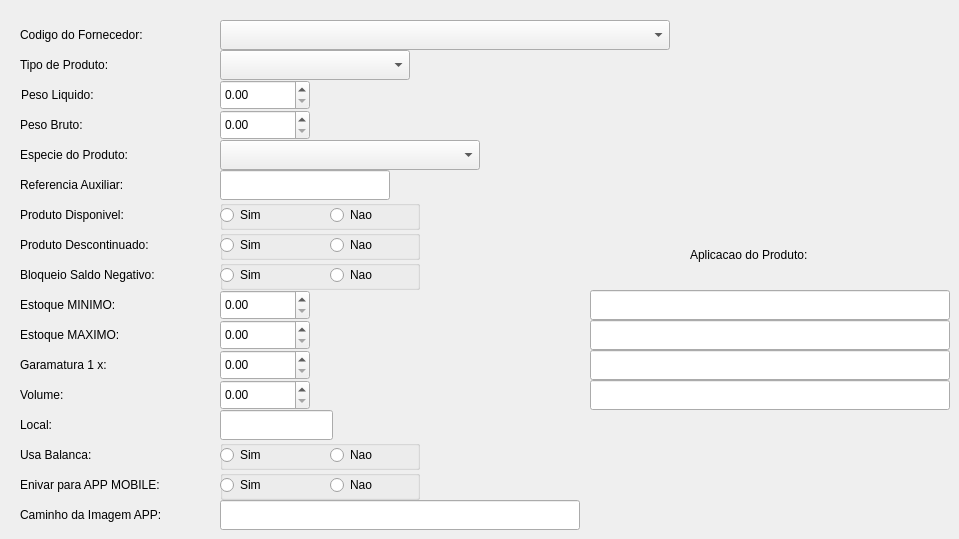
    <widget class="QWidget" name="tab_4">
     <attribute name="title">
      <string>Outras Informacoes</string>
     </attribute>
     <widget class="QLabel" name="label_18">
      <property name="geometry">
       <rect>
        <x>20</x>
        <y>140</y>
        <width>190</width>
        <height>30</height>
       </rect>
      </property>
      <property name="styleSheet">
       <string notr="true"/>
      </property>
      <property name="text">
       <string>Especie do Produto:</string>
      </property>
     </widget>
     <widget class="QLabel" name="label_19">
      <property name="geometry">
       <rect>
        <x>20</x>
        <y>170</y>
        <width>190</width>
        <height>30</height>
       </rect>
      </property>
      <property name="styleSheet">
       <string notr="true"/>
      </property>
      <property name="text">
       <string>Referencia Auxiliar:</string>
      </property>
     </widget>
     <widget class="QLabel" name="label_28">
      <property name="geometry">
       <rect>
        <x>20</x>
        <y>110</y>
        <width>190</width>
        <height>30</height>
       </rect>
      </property>
      <property name="styleSheet">
       <string notr="true"/>
      </property>
      <property name="text">
       <string>Peso Bruto:</string>
      </property>
     </widget>
     <widget class="QLabel" name="label_24">
      <property name="geometry">
       <rect>
        <x>20</x>
        <y>20</y>
        <width>190</width>
        <height>30</height>
       </rect>
      </property>
      <property name="styleSheet">
       <string notr="true"/>
      </property>
      <property name="text">
       <string>Codigo do Fornecedor:</string>
      </property>
     </widget>
     <widget class="QLabel" name="label_27">
      <property name="geometry">
       <rect>
        <x>21</x>
        <y>80</y>
        <width>190</width>
        <height>30</height>
       </rect>
      </property>
      <property name="styleSheet">
       <string notr="true"/>
      </property>
      <property name="text">
       <string>Peso Liquido:</string>
      </property>
     </widget>
     <widget class="QLabel" name="label_20">
      <property name="geometry">
       <rect>
        <x>20</x>
        <y>50</y>
        <width>190</width>
        <height>30</height>
       </rect>
      </property>
      <property name="styleSheet">
       <string notr="true"/>
      </property>
      <property name="text">
       <string>Tipo de Produto:</string>
      </property>
     </widget>
     <widget class="QLabel" name="label_35">
      <property name="geometry">
       <rect>
        <x>20</x>
        <y>470</y>
        <width>190</width>
        <height>30</height>
       </rect>
      </property>
      <property name="styleSheet">
       <string notr="true"/>
      </property>
      <property name="text">
       <string>Enivar para APP MOBILE:</string>
      </property>
     </widget>
     <widget class="QLabel" name="label_37">
      <property name="geometry">
       <rect>
        <x>20</x>
        <y>380</y>
        <width>190</width>
        <height>30</height>
       </rect>
      </property>
      <property name="styleSheet">
       <string notr="true"/>
      </property>
      <property name="text">
       <string>Volume:</string>
      </property>
     </widget>
     <widget class="QLabel" name="label_38">
      <property name="geometry">
       <rect>
        <x>20</x>
        <y>410</y>
        <width>190</width>
        <height>30</height>
       </rect>
      </property>
      <property name="styleSheet">
       <string notr="true"/>
      </property>
      <property name="text">
       <string>Local:</string>
      </property>
     </widget>
     <widget class="QLabel" name="label_34">
      <property name="geometry">
       <rect>
        <x>20</x>
        <y>230</y>
        <width>190</width>
        <height>30</height>
       </rect>
      </property>
      <property name="styleSheet">
       <string notr="true"/>
      </property>
      <property name="text">
       <string>Produto Descontinuado:</string>
      </property>
     </widget>
     <widget class="QLabel" name="label_33">
      <property name="geometry">
       <rect>
        <x>20</x>
        <y>200</y>
        <width>190</width>
        <height>30</height>
       </rect>
      </property>
      <property name="styleSheet">
       <string notr="true"/>
      </property>
      <property name="text">
       <string>Produto Disponivel:</string>
      </property>
     </widget>
     <widget class="QLabel" name="label_39">
      <property name="geometry">
       <rect>
        <x>20</x>
        <y>440</y>
        <width>190</width>
        <height>30</height>
       </rect>
      </property>
      <property name="styleSheet">
       <string notr="true"/>
      </property>
      <property name="text">
       <string>Usa Balanca:</string>
      </property>
     </widget>
     <widget class="QLabel" name="label_36">
      <property name="geometry">
       <rect>
        <x>20</x>
        <y>350</y>
        <width>190</width>
        <height>30</height>
       </rect>
      </property>
      <property name="styleSheet">
       <string notr="true"/>
      </property>
      <property name="text">
       <string>Garamatura 1 x:</string>
      </property>
     </widget>
     <widget class="QLabel" name="label_47">
      <property name="geometry">
       <rect>
        <x>690</x>
        <y>240</y>
        <width>170</width>
        <height>30</height>
       </rect>
      </property>
      <property name="styleSheet">
       <string notr="true"/>
      </property>
      <property name="text">
       <string>Aplicacao do Produto:</string>
      </property>
     </widget>
     <widget class="QLabel" name="label_48">
      <property name="geometry">
       <rect>
        <x>20</x>
        <y>500</y>
        <width>190</width>
        <height>30</height>
       </rect>
      </property>
      <property name="styleSheet">
       <string notr="true"/>
      </property>
      <property name="text">
       <string>Caminho da Imagem APP:</string>
      </property>
     </widget>
     <widget class="QLabel" name="label_32">
      <property name="geometry">
       <rect>
        <x>20</x>
        <y>320</y>
        <width>190</width>
        <height>30</height>
       </rect>
      </property>
      <property name="styleSheet">
       <string notr="true"/>
      </property>
      <property name="text">
       <string>Estoque MAXIMO:</string>
      </property>
     </widget>
     <widget class="QLabel" name="label_31">
      <property name="geometry">
       <rect>
        <x>20</x>
        <y>260</y>
        <width>190</width>
        <height>30</height>
       </rect>
      </property>
      <property name="styleSheet">
       <string notr="true"/>
      </property>
      <property name="text">
       <string>Bloqueio Saldo Negativo:</string>
      </property>
     </widget>
     <widget class="QLabel" name="label_30">
      <property name="geometry">
       <rect>
        <x>20</x>
        <y>290</y>
        <width>190</width>
        <height>30</height>
       </rect>
      </property>
      <property name="styleSheet">
       <string notr="true"/>
      </property>
      <property name="text">
       <string>Estoque MINIMO:</string>
      </property>
     </widget>
     <widget class="QComboBox" name="comboBox_2">
      <property name="geometry">
       <rect>
        <x>220</x>
        <y>20</y>
        <width>450</width>
        <height>30</height>
       </rect>
      </property>
      <property name="styleSheet">
       <string notr="true"/>
      </property>
     </widget>
     <widget class="QComboBox" name="comboBox_3">
      <property name="geometry">
       <rect>
        <x>220</x>
        <y>50</y>
        <width>190</width>
        <height>30</height>
       </rect>
      </property>
      <property name="styleSheet">
       <string notr="true"/>
      </property>
     </widget>
     <widget class="QComboBox" name="comboBox_6">
      <property name="geometry">
       <rect>
        <x>220</x>
        <y>140</y>
        <width>260</width>
        <height>30</height>
       </rect>
      </property>
      <property name="styleSheet">
       <string notr="true"/>
      </property>
     </widget>
     <widget class="QDoubleSpinBox" name="doubleSpinBox_8">
      <property name="geometry">
       <rect>
        <x>220</x>
        <y>80</y>
        <width>90</width>
        <height>30</height>
       </rect>
      </property>
     </widget>
     <widget class="QDoubleSpinBox" name="doubleSpinBox_9">
      <property name="geometry">
       <rect>
        <x>220</x>
        <y>110</y>
        <width>90</width>
        <height>30</height>
       </rect>
      </property>
     </widget>
     <widget class="QLineEdit" name="mref">
      <property name="geometry">
       <rect>
        <x>220</x>
        <y>170</y>
        <width>170</width>
        <height>30</height>
       </rect>
      </property>
     </widget>
     <widget class="QDoubleSpinBox" name="doubleSpinBox_10">
      <property name="geometry">
       <rect>
        <x>220</x>
        <y>290</y>
        <width>90</width>
        <height>30</height>
       </rect>
      </property>
     </widget>
     <widget class="QDoubleSpinBox" name="doubleSpinBox_11">
      <property name="geometry">
       <rect>
        <x>220</x>
        <y>320</y>
        <width>90</width>
        <height>30</height>
       </rect>
      </property>
      <property name="maximum">
       <double>999999.989999999990687</double>
      </property>
     </widget>
     <widget class="QDoubleSpinBox" name="doubleSpinBox_12">
      <property name="geometry">
       <rect>
        <x>220</x>
        <y>350</y>
        <width>90</width>
        <height>30</height>
       </rect>
      </property>
     </widget>
     <widget class="QDoubleSpinBox" name="doubleSpinBox_13">
      <property name="geometry">
       <rect>
        <x>220</x>
        <y>380</y>
        <width>90</width>
        <height>30</height>
       </rect>
      </property>
     </widget>
     <widget class="QLineEdit" name="mapp_imagem">
      <property name="geometry">
       <rect>
        <x>220</x>
        <y>500</y>
        <width>360</width>
        <height>30</height>
       </rect>
      </property>
      <property name="maxLength">
       <number>60</number>
      </property>
     </widget>
     <widget class="QLineEdit" name="maplic0">
      <property name="geometry">
       <rect>
        <x>590</x>
        <y>290</y>
        <width>360</width>
        <height>30</height>
       </rect>
      </property>
      <property name="maxLength">
       <number>60</number>
      </property>
     </widget>
     <widget class="QLineEdit" name="maplic1">
      <property name="geometry">
       <rect>
        <x>590</x>
        <y>320</y>
        <width>360</width>
        <height>30</height>
       </rect>
      </property>
      <property name="maxLength">
       <number>60</number>
      </property>
     </widget>
     <widget class="QLineEdit" name="maplic2">
      <property name="geometry">
       <rect>
        <x>590</x>
        <y>350</y>
        <width>360</width>
        <height>30</height>
       </rect>
      </property>
      <property name="maxLength">
       <number>60</number>
      </property>
     </widget>
     <widget class="QLineEdit" name="maplic3">
      <property name="geometry">
       <rect>
        <x>590</x>
        <y>380</y>
        <width>360</width>
        <height>30</height>
       </rect>
      </property>
      <property name="maxLength">
       <number>60</number>
      </property>
     </widget>
     <widget class="QLineEdit" name="mlocal">
      <property name="geometry">
       <rect>
        <x>220</x>
        <y>410</y>
        <width>113</width>
        <height>30</height>
       </rect>
      </property>
     </widget>
     <widget class="QGroupBox" name="groupBox">
      <property name="geometry">
       <rect>
        <x>220</x>
        <y>200</y>
        <width>200</width>
        <height>30</height>
       </rect>
      </property>
      <property name="title">
       <string/>
      </property>
      <widget class="QRadioButton" name="rb_disponivel_nao">
       <property name="geometry">
        <rect>
         <x>110</x>
         <y>0</y>
         <width>89</width>
         <height>30</height>
        </rect>
       </property>
       <property name="text">
        <string>Nao</string>
       </property>
      </widget>
      <widget class="QRadioButton" name="rb_disponivel_sim">
       <property name="geometry">
        <rect>
         <x>0</x>
         <y>0</y>
         <width>89</width>
         <height>30</height>
        </rect>
       </property>
       <property name="text">
        <string>Sim</string>
       </property>
      </widget>
     </widget>
     <widget class="QGroupBox" name="groupBox_3">
      <property name="geometry">
       <rect>
        <x>220</x>
        <y>230</y>
        <width>200</width>
        <height>30</height>
       </rect>
      </property>
      <property name="title">
       <string/>
      </property>
      <widget class="QRadioButton" name="rb_descontinuado_nao">
       <property name="geometry">
        <rect>
         <x>110</x>
         <y>0</y>
         <width>89</width>
         <height>30</height>
        </rect>
       </property>
       <property name="text">
        <string>Nao</string>
       </property>
      </widget>
      <widget class="QRadioButton" name="rb_descontinuado_sim">
       <property name="geometry">
        <rect>
         <x>0</x>
         <y>0</y>
         <width>89</width>
         <height>30</height>
        </rect>
       </property>
       <property name="text">
        <string>Sim</string>
       </property>
      </widget>
     </widget>
     <widget class="QGroupBox" name="groupBox_4">
      <property name="geometry">
       <rect>
        <x>220</x>
        <y>260</y>
        <width>200</width>
        <height>30</height>
       </rect>
      </property>
      <property name="title">
       <string/>
      </property>
      <widget class="QRadioButton" name="rb_saldo_neg_nao">
       <property name="geometry">
        <rect>
         <x>110</x>
         <y>0</y>
         <width>89</width>
         <height>30</height>
        </rect>
       </property>
       <property name="text">
        <string>Nao</string>
       </property>
      </widget>
      <widget class="QRadioButton" name="rb_saldo_neg_sim">
       <property name="geometry">
        <rect>
         <x>0</x>
         <y>0</y>
         <width>89</width>
         <height>30</height>
        </rect>
       </property>
       <property name="text">
        <string>Sim</string>
       </property>
      </widget>
     </widget>
     <widget class="QGroupBox" name="groupBox_5">
      <property name="geometry">
       <rect>
        <x>220</x>
        <y>440</y>
        <width>200</width>
        <height>30</height>
       </rect>
      </property>
      <property name="title">
       <string/>
      </property>
      <widget class="QRadioButton" name="rb_balanca_nao">
       <property name="geometry">
        <rect>
         <x>110</x>
         <y>0</y>
         <width>89</width>
         <height>30</height>
        </rect>
       </property>
       <property name="text">
        <string>Nao</string>
       </property>
      </widget>
      <widget class="QRadioButton" name="rb_balanca_sim">
       <property name="geometry">
        <rect>
         <x>0</x>
         <y>0</y>
         <width>89</width>
         <height>30</height>
        </rect>
       </property>
       <property name="text">
        <string>Sim</string>
       </property>
      </widget>
     </widget>
     <widget class="QGroupBox" name="groupBox_6">
      <property name="geometry">
       <rect>
        <x>220</x>
        <y>470</y>
        <width>200</width>
        <height>30</height>
       </rect>
      </property>
      <property name="title">
       <string/>
      </property>
      <widget class="QRadioButton" name="rb_pocket_nao">
       <property name="geometry">
        <rect>
         <x>110</x>
         <y>0</y>
         <width>89</width>
         <height>30</height>
        </rect>
       </property>
       <property name="text">
        <string>Nao</string>
       </property>
      </widget>
      <widget class="QRadioButton" name="rb_pocket_sim">
       <property name="geometry">
        <rect>
         <x>0</x>
         <y>0</y>
         <width>89</width>
         <height>30</height>
        </rect>
       </property>
       <property name="text">
        <string>Sim</string>
       </property>
      </widget>
     </widget>
    </widget>
